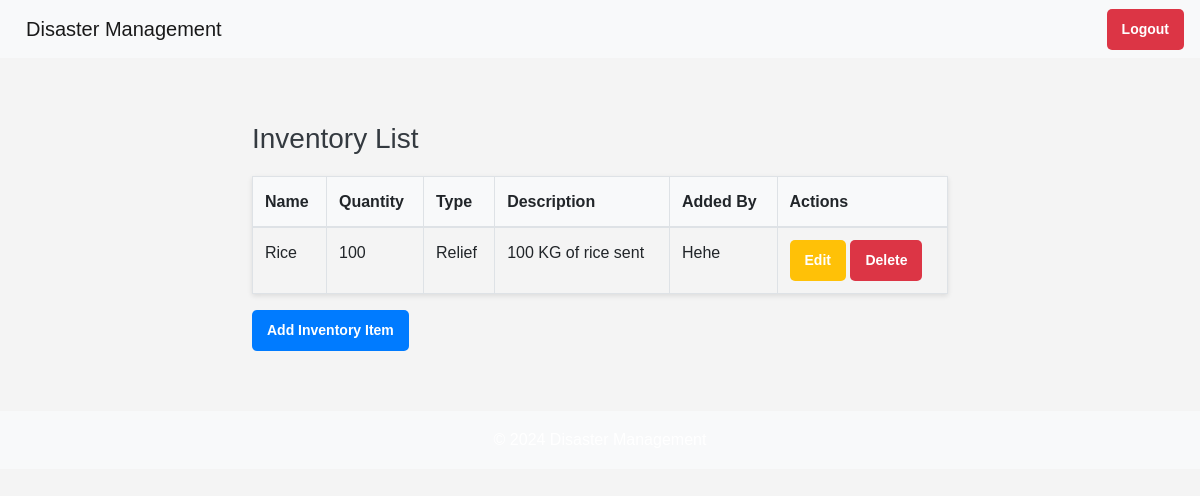
/inventory/ (signed in), run on the app's committed database.
### app/models.py (models this page shows, shortened)
class Inventory(models.Model):
    Inventory_types = [('Relief', 'Relief'), ('Expenses', 'Expenses')]
    item_name = models.CharField(max_length=100)
    quantity = models.IntegerField()
    inventory_type = models.CharField(max_length=100, choices=Inventory_types)
    description = models.TextField(blank=True, null=True)
    added_by = models.ForeignKey(User, on_delete=models.CASCADE)
    added_at = models.DateField(auto_now_add=True)

### app/views.py (the view)
# urls.py: path('inventory/', views.list_inventory, name = 'list_inventory'),
@login_required
def list_inventory(request):
    inventory_items = Inventory.objects.all()
    return render(request, 'list_inventory.html', {'inventory_items' : inventory_items})

### templates/list_inventory.html
{% extends 'base.html' %}
{% load static %}
{% block extra_css %}
    <link rel="stylesheet" href="{% static 'inventory.css' %}">
{% endblock %}
{% block content %}
<div class="container">
    <h1>Inventory List</h1>
    <table class="table">
        <thead>
            <tr>
                <th>Name</th>
                <th>Quantity</th>
                <th>Type</th>
                <th>Description</th>
                <th>Added By</th>
                <th>Actions</th>
            </tr>
        </thead>
        <tbody>
            {% for item in inventory_items %}
                <tr>
                    <td>{{ item.item_name }}</td>
                    <td>{{ item.quantity }}</td>
                    <td>{{ item.inventory_type }}</td>
                    <td>{{ item.description }}</td>
                    <td>{{ item.added_by.username }}</td>
                    <td>
                        <a href="{% url 'update_inventory' item.pk %}" class="btn btn-sm btn-warning">Edit</a>
                        <a href="{% url 'delete_inventory' item.pk %}" class="btn btn-sm btn-danger">Delete</a>
                    </td>
                </tr>
            {% empty %}
                <tr>
                    <td colspan="6">No inventory items available.</td>
                </tr>
            {% endfor %}
        </tbody>
    </table>
    <a href="{% url 'add_inventory' %}" class="btn btn-primary">Add Inventory Item</a>
</div>
{% endblock %}

### static/styles.css (style rules this page uses)
body { margin: 0; font-family: Arial, sans-serif; background-color: #f4f4f4; color: #333; line-height: 1.6; }
.container { width: 80%; margin: 0 auto; }

### static/inventory.css (style rules this page uses)
.container { max-width: 1000px; margin: 0 auto; padding: 20px; }
table { width: 100%; border-collapse: collapse; margin-bottom: 20px; box-shadow: 0 2px 5px rgba(0, 0, 0, 0.1); }
thead { background-color: #f8f9fa; }
th, td { padding: 12px; text-align: left; border: 1px solid #dee2e6; }
th { font-weight: bold; }
.btn { display: inline-block; padding: 10px 15px; font-size: 14px; font-weight: bold; color: white; background-color: #007bff; border: none; border-radius: 5px; cursor: pointer; text-decoration: none; }
.btn-warning { background-color: #ffc107; }
.btn-danger { background-color: #dc3545; }
h1 { font-size: 28px; margin-bottom: 20px; color: #343a40; }
a { text-decoration: none; }

### data on the page
Inventory: item_name "Rice", quantity "100", inventory_type "Relief", description "100 KG of rice sent", added_by.username "Hehe"
